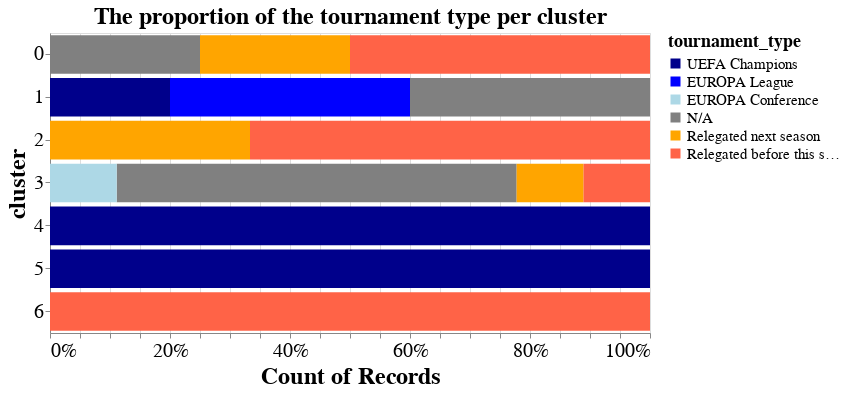

The cell this chart's notebook holds for it:
### Code cell
# to check the each cluster's characteristics
palette = alt.Scale(domain=['UEFA Champions', 'EUROPA League', 'EUROPA Conference', 'N/A', 'Relegated next season', 'Relegated before this season'],
                  range=['darkblue', 'blue', 'lightblue', 'grey', 'orange', 'tomato'])

alt.Chart(df_to_viz).mark_bar().encode(
    x=alt.X('count(Team)').stack("normalize"),
    y='cluster:N',
    color=alt.Color('tournament_type:N', scale=palette),
).properties(
    width=600,
    height=300,
    title='The proportion of the tournament type per cluster'
).configure_title(
        fontSize=24,
).configure_axis(
    labelFontSize=20,
    titleFontSize=24,
).configure_text(
    fontSize=20
).configure_legend(
    titleFontSize=18,
    labelFontSize=15
)

### Figure 1 — Vega-Lite specification as saved in the notebook (floating-point values rounded to 4 significant figures)
{"config": {"view": {"continuousWidth": 300, "continuousHeight": 300}, "axis": {"labelFontSize": 20, "titleFontSize": 24}, "legend": {"labelFontSize": 15, "titleFontSize": 18}, "text": {"fontSize": 20}, "title": {"fontSize": 24}}, "data": {"name": "data-8d40f877109c90dff02027c3a618ff3c"}, "mark": {"type": "bar"}, "encoding": {"color": {"field": "tournament_type", "scale": {"domain": ["UEFA Champions", "EUROPA League", "EUROPA Conference", "N/A", "Relegated next season", "Relegated before this season"], "range": ["darkblue", "blue", "lightblue", "grey", "orange", "tomato"]}, "type": "nominal"}, "x": {"aggregate": "count", "field": "Team", "stack": "normalize", "type": "nominal"}, "y": {"field": "cluster", "type": "nominal"}}, "height": 300, "title": "The proportion of the tournament type per cluster", "width": 600, "$schema": "https://vega.github.io/schema/vega-lite/v5.8.0.json", "datasets": {"data-8d40f877109c90dff02027c3a618ff3c": [{"Team": "Arsenal", "index": 0, "Poss": 56.7, "Gls": 62.75, "Ast": 46.5, "PrgC": 839.0, "PrgP": 1874.0, "Gls_Conceded": 46.0, "Ast_Conceded": 31.25, "PrgC_Conceded": 670.8, "PrgP_Conceded": 1253.0, "cluster": 1, "cluster 0": 0, "cluster 1": 1, "cluster 2": 0, "cluster 3": 0, "cluster 4": 0, "cluster 5": 0, "cluster 6": 0, "final_standing_2022": 5.0, "final_point_2022": 69.0, "champions": 0.0, "europa": 1.0, "europa_conference": 0.0, "relegation": 0.0, "tournament_type": "EUROPA League"}, {"Team": "Aston Villa", "index": 1, "Poss": 46.3, "Gls": 46.0, "Ast": 35.0, "PrgC": 634.0, "PrgP": 1334.0, "Gls_Conceded": 55.5, "Ast_Conceded": 37.0, "PrgC_Conceded": 782.0, "PrgP_Conceded": 1686.0, "cluster": 3, "cluster 0": 0, "cluster 1": 0, "cluster 2": 0, "cluster 3": 1, "cluster 4": 0, "cluster 5": 0, "cluster 6": 0, "final_standing_2022": 14.0, "final_point_2022": 45.0, "champions": 0.0, "europa": 0.0, "europa_conference": 0.0, "relegation": 0.0, "tournament_type": "N/A"}, {"Team": "Bournemouth", "index": 2, "Poss": 46.37, "Gls": 46.0, "Ast": 34.33, "PrgC": 680.3, "PrgP": 1406.0, "Gls_Conceded": 64.0, "Ast_Conceded": 45.67, "PrgC_Conceded": 728.0, "PrgP_Conceded": 1670.0, "cluster": 3, "cluster 0": 0, "cluster 1": 0, "cluster 2": 0, "cluster 3": 1, "cluster 4": 0, "cluster 5": 0, "cluster 6": 0, "final_standing_2022": -1.0, "final_point_2022": -1.0, "champions": -1.0, "europa": -1.0, "europa_conference": -1.0, "relegation": -1.0, "tournament_type": "Relegated before this season"}, {"Team": "Brighton", "index": 3, "Poss": 47.35, "Gls": 35.5, "Ast": 24.25, "PrgC": 588.0, "PrgP": 1393.0, "Gls_Conceded": 51.25, "Ast_Conceded": 36.75, "PrgC_Conceded": 758.5, "PrgP_Conceded": 1572.0, "cluster": 3, "cluster 0": 0, "cluster 1": 0, "cluster 2": 0, "cluster 3": 1, "cluster 4": 0, "cluster 5": 0, "cluster 6": 0, "final_standing_2022": 9.0, "final_point_2022": 51.0, "champions": 0.0, "europa": 0.0, "europa_conference": 0.0, "relegation": 0.0, "tournament_type": "N/A"}, {"Team": "Burnley", "index": 4, "Poss": 42.23, "Gls": 37.75, "Ast": 27.0, "PrgC": 419.5, "PrgP": 1009.0, "Gls_Conceded": 51.25, "Ast_Conceded": 39.25, "PrgC_Conceded": 881.0, "PrgP_Conceded": 1626.0, "cluster": 0, "cluster 0": 1, "cluster 1": 0, "cluster 2": 0, "cluster 3": 0, "cluster 4": 0, "cluster 5": 0, "cluster 6": 0, "final_standing_2022": 18.0, "final_point_2022": 35.0, "champions": 0.0, "europa": 0.0, "europa_conference": 0.0, "relegation": 1.0, "tournament_type": "Relegated next season"}, {"Team": "Cardiff City", "index": 5, "Poss": 35.4, "Gls": 33.0, "Ast": 20.0, "PrgC": 434.0, "PrgP": 918.0, "Gls_Conceded": 69.0, "Ast_Conceded": 53.0, "PrgC_Conceded": 872.0, "PrgP_Conceded": 1723.0, "cluster": 6, "cluster 0": 0, "cluster 1": 0, "cluster 2": 0, "cluster 3": 0, "cluster 4": 0, "cluster 5": 0, "cluster 6": 1, "final_standing_2022": -1.0, "final_point_2022": -1.0, "champions": -1.0, "europa": -1.0, "europa_conference": -1.0, "relegation": -1.0, "tournament_type": "Relegated before this season"}, {"Team": "Chelsea", "index": 6, "Poss": 59.95, "Gls": 61.5, "Ast": 44.5, "PrgC": 995.2, "PrgP": 1962.0, "Gls_Conceded": 40.25, "Ast_Conceded": 29.5, "PrgC_Conceded": 511.0, "PrgP_Conceded": 1185.0, "cluster": 5, "cluster 0": 0, "cluster 1": 0, "cluster 2": 0, "cluster 3": 0, "cluster 4": 0, "cluster 5": 1, "cluster 6": 0, "final_standing_2022": 3.0, "final_point_2022": 74.0, "champions": 1.0, "europa": 0.0, "europa_conference": 0.0, "relegation": 0.0, "tournament_type": "UEFA Champions"}, {"Team": "Crystal Palace", "index": 7, "Poss": 43.95, "Gls": 40.0, "Ast": 27.0, "PrgC": 655.0, "PrgP": 1280.0, "Gls_Conceded": 54.75, "Ast_Conceded": 39.5, "PrgC_Conceded": 751.5, "PrgP_Conceded": 1779.0, "cluster": 3, "cluster 0": 0, "cluster 1": 0, "cluster 2": 0, "cluster 3": 1, "cluster 4": 0, "cluster 5": 0, "cluster 6": 0, "final_standing_2022": 12.0, "final_point_2022": 48.0, "champions": 0.0, "europa": 0.0, "europa_conference": 0.0, "relegation": 0.0, "tournament_type": "N/A"}, {"Team": "Everton", "index": 8, "Poss": 48.1, "Gls": 45.5, "Ast": 31.0, "PrgC": 600.2, "PrgP": 1339.0, "Gls_Conceded": 50.5, "Ast_Conceded": 36.75, "PrgC_Conceded": 716.5, "PrgP_Conceded": 1509.0, "cluster": 3, "cluster 0": 0, "cluster 1": 0, "cluster 2": 0, "cluster 3": 1, "cluster 4": 0, "cluster 5": 0, "cluster 6": 0, "final_standing_2022": 16.0, "final_point_2022": 39.0, "champions": 0.0, "europa": 0.0, "europa_conference": 0.0, "relegation": 0.0, "tournament_type": "N/A"}, {"Team": "Fulham", "index": 9, "Poss": 49.25, "Gls": 29.5, "Ast": 21.0, "PrgC": 677.5, "PrgP": 1420.0, "Gls_Conceded": 65.5, "Ast_Conceded": 46.5, "PrgC_Conceded": 687.5, "PrgP_Conceded": 1522.0, "cluster": 2, "cluster 0": 0, "cluster 1": 0, "cluster 2": 1, "cluster 3": 0, "cluster 4": 0, "cluster 5": 0, "cluster 6": 0, "final_standing_2022": -1.0, "final_point_2022": -1.0, "champions": -1.0, "europa": -1.0, "europa_conference": -1.0, "relegation": -1.0, "tournament_type": "Relegated before this season"}, {"Team": "Huddersfield", "index": 10, "Poss": 46.45, "Gls": 23.0, "Ast": 16.0, "PrgC": 614.0, "PrgP": 1229.0, "Gls_Conceded": 66.0, "Ast_Conceded": 48.5, "PrgC_Conceded": 678.0, "PrgP_Conceded": 1630.0, "cluster": 2, "cluster 0": 0, "cluster 1": 0, "cluster 2": 1, "cluster 3": 0, "cluster 4": 0, "cluster 5": 0, "cluster 6": 0, "final_standing_2022": -1.0, "final_point_2022": -1.0, "champions": -1.0, "europa": -1.0, "europa_conference": -1.0, "relegation": -1.0, "tournament_type": "Relegated before this season"}, {"Team": "Leeds United", "index": 11, "Poss": 57.3, "Gls": 60.0, "Ast": 45.0, "PrgC": 811.0, "PrgP": 1633.0, "Gls_Conceded": 52.0, "Ast_Conceded": 36.0, "PrgC_Conceded": 720.0, "PrgP_Conceded": 1201.0, "cluster": 1, "cluster 0": 0, "cluster 1": 1, "cluster 2": 0, "cluster 3": 0, "cluster 4": 0, "cluster 5": 0, "cluster 6": 0, "final_standing_2022": 17.0, "final_point_2022": 38.0, "champions": 0.0, "europa": 0.0, "europa_conference": 0.0, "relegation": 0.0, "tournament_type": "N/A"}, {"Team": "Leicester City", "index": 12, "Poss": 52.58, "Gls": 57.5, "Ast": 41.25, "PrgC": 703.0, "PrgP": 1471.0, "Gls_Conceded": 48.25, "Ast_Conceded": 34.5, "PrgC_Conceded": 685.8, "PrgP_Conceded": 1398.0, "cluster": 1, "cluster 0": 0, "cluster 1": 1, "cluster 2": 0, "cluster 3": 0, "cluster 4": 0, "cluster 5": 0, "cluster 6": 0, "final_standing_2022": 8.0, "final_point_2022": 52.0, "champions": 0.0, "europa": 0.0, "europa_conference": 0.0, "relegation": 0.0, "tournament_type": "N/A"}, {"Team": "Liverpool", "index": 13, "Poss": 61.77, "Gls": 79.0, "Ast": 56.25, "PrgC": 923.0, "PrgP": 2060.0, "Gls_Conceded": 33.5, "Ast_Conceded": 22.75, "PrgC_Conceded": 521.2, "PrgP_Conceded": 1018.0, "cluster": 5, "cluster 0": 0, "cluster 1": 0, "cluster 2": 0, "cluster 3": 0, "cluster 4": 0, "cluster 5": 1, "cluster 6": 0, "final_standing_2022": 2.0, "final_point_2022": 92.0, "champions": 1.0, "europa": 0.0, "europa_conference": 0.0, "relegation": 0.0, "tournament_type": "UEFA Champions"}, {"Team": "Manchester City", "index": 14, "Poss": 67.15, "Gls": 94.0, "Ast": 70.0, "PrgC": 1232.0, "PrgP": 2378.0, "Gls_Conceded": 28.25, "Ast_Conceded": 18.25, "PrgC_Conceded": 431.5, "PrgP_Conceded": 791.5, "cluster": 4, "cluster 0": 0, "cluster 1": 0, "cluster 2": 0, "cluster 3": 0, "cluster 4": 1, "cluster 5": 0, "cluster 6": 0, "final_standing_2022": 1.0, "final_point_2022": 93.0, "champions": 1.0, "europa": 0.0, "europa_conference": 0.0, "relegation": 0.0, "tournament_type": "UEFA Champions"}, {"Team": "Manchester Utd", "index": 15, "Poss": 55.23, "Gls": 66.75, "Ast": 46.75, "PrgC": 881.0, "PrgP": 1713.0, "Gls_Conceded": 38.5, "Ast_Conceded": 26.75, "PrgC_Conceded": 687.0, "PrgP_Conceded": 1308.0, "cluster": 1, "cluster 0": 0, "cluster 1": 1, "cluster 2": 0, "cluster 3": 0, "cluster 4": 0, "cluster 5": 0, "cluster 6": 0, "final_standing_2022": 6.0, "final_point_2022": 58.0, "champions": 0.0, "europa": 1.0, "europa_conference": 0.0, "relegation": 0.0, "tournament_type": "EUROPA League"}, {"Team": "Newcastle Utd", "index": 16, "Poss": 39.98, "Gls": 40.25, "Ast": 29.25, "PrgC": 504.8, "PrgP": 969.2, "Gls_Conceded": 51.5, "Ast_Conceded": 35.75, "PrgC_Conceded": 788.8, "PrgP_Conceded": 1841.0, "cluster": 0, "cluster 0": 1, "cluster 1": 0, "cluster 2": 0, "cluster 3": 0, "cluster 4": 0, "cluster 5": 0, "cluster 6": 0, "final_standing_2022": 11.0, "final_point_2022": 49.0, "champions": 0.0, "europa": 0.0, "europa_conference": 0.0, "relegation": 0.0, "tournament_type": "N/A"}, {"Team": "Norwich City", "index": 17, "Poss": 49.3, "Gls": 25.0, "Ast": 18.0, "PrgC": 673.0, "PrgP": 1169.0, "Gls_Conceded": 72.0, "Ast_Conceded": 50.0, "PrgC_Conceded": 846.0, "PrgP_Conceded": 1793.0, "cluster": 2, "cluster 0": 0, "cluster 1": 0, "cluster 2": 1, "cluster 3": 0, "cluster 4": 0, "cluster 5": 0, "cluster 6": 0, "final_standing_2022": 20.0, "final_point_2022": 22.0, "champions": 0.0, "europa": 0.0, "europa_conference": 0.0, "relegation": 1.0, "tournament_type": "Relegated next season"}, {"Team": "Sheffield Utd", "index": 18, "Poss": 42.4, "Gls": 27.5, "Ast": 19.0, "PrgC": 492.0, "PrgP": 1274.0, "Gls_Conceded": 49.5, "Ast_Conceded": 36.5, "PrgC_Conceded": 834.0, "PrgP_Conceded": 1513.0, "cluster": 0, "cluster 0": 1, "cluster 1": 0, "cluster 2": 0, "cluster 3": 0, "cluster 4": 0, "cluster 5": 0, "cluster 6": 0, "final_standing_2022": -1.0, "final_point_2022": -1.0, "champions": -1.0, "europa": -1.0, "europa_conference": -1.0, "relegation": -1.0, "tournament_type": "Relegated before this season"}, {"Team": "Southampton", "index": 19, "Poss": 48.9, "Gls": 44.5, "Ast": 28.75, "PrgC": 637.8, "PrgP": 1368.0, "Gls_Conceded": 61.0, "Ast_Conceded": 44.25, "PrgC_Conceded": 642.8, "PrgP_Conceded": 1469.0, "cluster": 3, "cluster 0": 0, "cluster 1": 0, "cluster 2": 0, "cluster 3": 1, "cluster 4": 0, "cluster 5": 0, "cluster 6": 0, "final_standing_2022": 15.0, "final_point_2022": 40.0, "champions": 0.0, "europa": 0.0, "europa_conference": 0.0, "relegation": 0.0, "tournament_type": "N/A"}, {"Team": "Stoke City", "index": 20, "Poss": 41.4, "Gls": 34.0, "Ast": 28.0, "PrgC": 477.0, "PrgP": 1150.0, "Gls_Conceded": 66.0, "Ast_Conceded": 49.0, "PrgC_Conceded": 889.0, "PrgP_Conceded": 1749.0, "cluster": 6, "cluster 0": 0, "cluster 1": 0, "cluster 2": 0, "cluster 3": 0, "cluster 4": 0, "cluster 5": 0, "cluster 6": 1, "final_standing_2022": -1.0, "final_point_2022": -1.0, "champions": -1.0, "europa": -1.0, "europa_conference": -1.0, "relegation": -1.0, "tournament_type": "Relegated before this season"}, {"Team": "Swansea City", "index": 21, "Poss": 45.3, "Gls": 27.0, "Ast": 20.0, "PrgC": 596.0, "PrgP": 1194.0, "Gls_Conceded": 54.0, "Ast_Conceded": 37.0, "PrgC_Conceded": 765.0, "PrgP_Conceded": 1838.0, "cluster": 0, "cluster 0": 1, "cluster 1": 0, "cluster 2": 0, "cluster 3": 0, "cluster 4": 0, "cluster 5": 0, "cluster 6": 0, "final_standing_2022": -1.0, "final_point_2022": -1.0, "champions": -1.0, "europa": -1.0, "europa_conference": -1.0, "relegation": -1.0, "tournament_type": "Relegated before this season"}, {"Team": "Tottenham", "index": 22, "Poss": 56.1, "Gls": 64.5, "Ast": 46.75, "PrgC": 775.8, "PrgP": 1683.0, "Gls_Conceded": 39.5, "Ast_Conceded": 25.25, "PrgC_Conceded": 633.5, "PrgP_Conceded": 1324.0, "cluster": 1, "cluster 0": 0, "cluster 1": 1, "cluster 2": 0, "cluster 3": 0, "cluster 4": 0, "cluster 5": 0, "cluster 6": 0, "final_standing_2022": 4.0, "final_point_2022": 41.0, "champions": 1.0, "europa": 0.0, "europa_conference": 0.0, "relegation": 0.0, "tournament_type": "UEFA Champions"}, {"Team": "Watford", "index": 23, "Poss": 46.43, "Gls": 42.67, "Ast": 29.0, "PrgC": 604.3, "PrgP": 1306.0, "Gls_Conceded": 60.0, "Ast_Conceded": 39.33, "PrgC_Conceded": 763.7, "PrgP_Conceded": 1550.0, "cluster": 3, "cluster 0": 0, "cluster 1": 0, "cluster 2": 0, "cluster 3": 1, "cluster 4": 0, "cluster 5": 0, "cluster 6": 0, "final_standing_2022": 19.0, "final_point_2022": 23.0, "champions": 0.0, "europa": 0.0, "europa_conference": 0.0, "relegation": 1.0, "tournament_type": "Relegated next season"}, {"Team": "West Brom", "index": 24, "Poss": 39.3, "Gls": 32.0, "Ast": 22.0, "PrgC": 474.0, "PrgP": 1066.0, "Gls_Conceded": 63.5, "Ast_Conceded": 48.0, "PrgC_Conceded": 917.0, "PrgP_Conceded": 1863.0, "cluster": 6, "cluster 0": 0, "cluster 1": 0, "cluster 2": 0, "cluster 3": 0, "cluster 4": 0, "cluster 5": 0, "cluster 6": 1, "final_standing_2022": -1.0, "final_point_2022": -1.0, "champions": -1.0, "europa": -1.0, "europa_conference": -1.0, "relegation": -1.0, "tournament_type": "Relegated before this season"}, {"Team": "West Ham", "index": 25, "Poss": 45.28, "Gls": 52.0, "Ast": 36.0, "PrgC": 644.5, "PrgP": 1329.0, "Gls_Conceded": 55.75, "Ast_Conceded": 42.75, "PrgC_Conceded": 847.8, "PrgP_Conceded": 1724.0, "cluster": 3, "cluster 0": 0, "cluster 1": 0, "cluster 2": 0, "cluster 3": 1, "cluster 4": 0, "cluster 5": 0, "cluster 6": 0, "final_standing_2022": 7.0, "final_point_2022": 56.0, "champions": 0.0, "europa": 0.0, "europa_conference": 1.0, "relegation": 0.0, "tournament_type": "EUROPA Conference"}, {"Team": "Wolves", "index": 26, "Poss": 48.13, "Gls": 43.0, "Ast": 30.0, "PrgC": 800.3, "PrgP": 1324.0, "Gls_Conceded": 43.33, "Ast_Conceded": 31.33, "PrgC_Conceded": 716.7, "PrgP_Conceded": 1519.0, "cluster": 3, "cluster 0": 0, "cluster 1": 0, "cluster 2": 0, "cluster 3": 1, "cluster 4": 0, "cluster 5": 0, "cluster 6": 0, "final_standing_2022": 10.0, "final_point_2022": 51.0, "champions": 0.0, "europa": 0.0, "europa_conference": 0.0, "relegation": 0.0, "tournament_type": "N/A"}]}}
